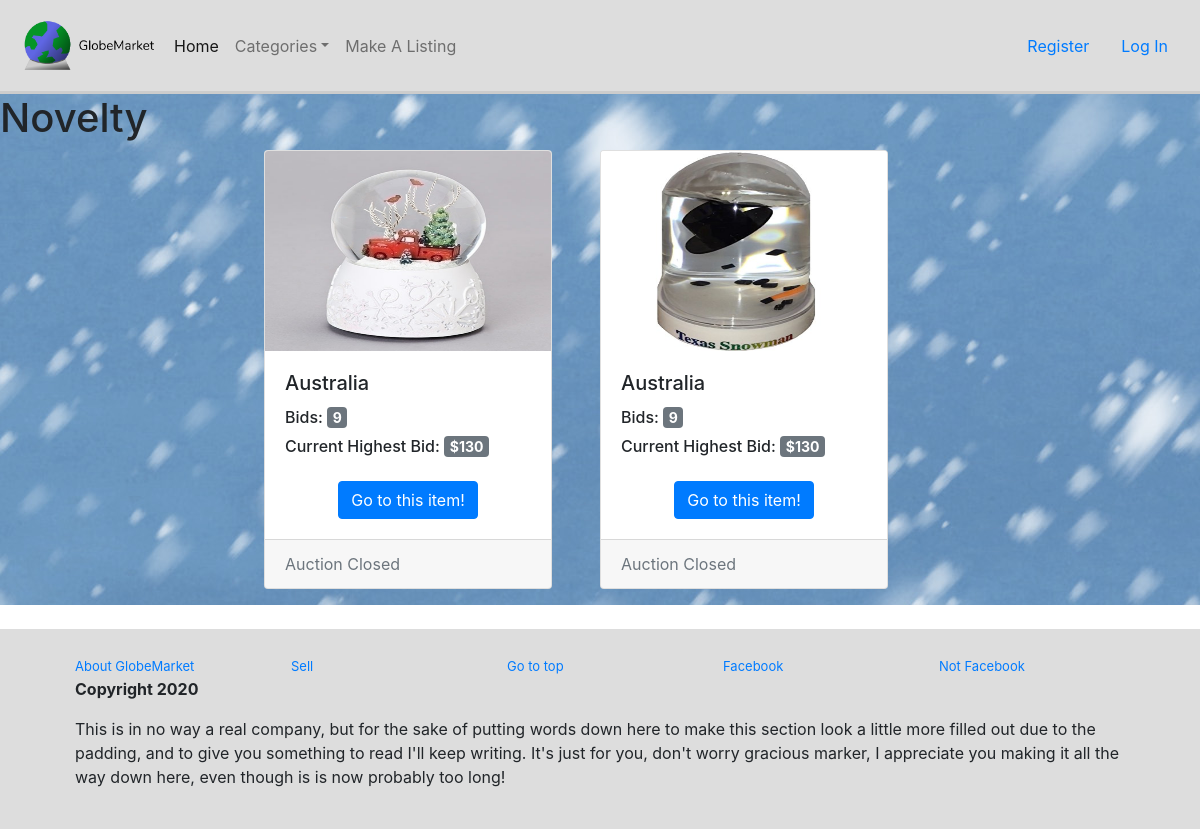
/category/novelty, run on the app's committed database.
### auction/models.py (models this page shows, shortened)
class Listing(db.Model):
    __tablename__ = 'listings'
    id = db.Column(db.Integer, primary_key=True)
    name = db.Column(db.String(80), nullable=False)
    size = db.Column(db.String(50), nullable=False)
    origin = db.Column(db.String(200), nullable=False)
    colour = db.Column(db.String(100), nullable=False)
    age = db.Column(db.Integer, nullable=False)
    category = db.Column(db.String(100), nullable=False)
    description = db.Column(db.String(200), nullable=False)
    startbid = db.Column(db.Integer, nullable=False)
    image = db.Column(db.String(400), nullable=False)
    upost = db.Column(db.String(30), db.ForeignKey('users.name'), nullable=False)
    created_at = db.Column(db.DateTime, default=datetime.now())
    status = db.Column(db.Boolean, default=True, nullable=False)

### auction/categories.py (the view)
@ bp.route('/novelty', methods=['GET', 'POST'])
def novelty():
    noveltyQuery = Listing.query.filter(Listing.category.like('Novelty')).all()
    return render_template('category.html', listings=noveltyQuery, heading='Novelty')

### auction/templates/category.html (shortened to what this page needs)
{% extends 'base.html' %}
{% block header %}
<h1>{{heading}}</h1>
{% endblock %}
{% block content %}
{% if listings %}
<div class="row justify-content-center">
    {% for listing in listings %}
    <div class="card mb-3 mr-5" style="width: 18rem;">
        <img class="card-img-top" height="200rem" src="{{listing.image}}" alt="{{listing.name}}">
        <div class="card-body">
          <h5 class="card-title">{{listing.name}}</h5>
          <h6>Bids: <span class="badge badge-secondary" style="font-size:14px;">9</span>
          </h6>
          <h6>Current Highest Bid: <span class="badge badge-secondary" style="font-size:14px;">$130</span> </h6>
          <div id="testcentre"><a href="{{url_for('listing.show', id=listing.id)}}"
              class="btn btn-primary mt-3">Go
              to this item!</a></div>
        </div>
        <div class="card-footer">
          <medium class="text-muted">Auction Closed</medium>
        </div>
      </div>
    {% endfor %}
</div>
{% endif %}
{% endblock %}

### auction/static/globestyles.css (style rules this page uses)
#testcentre { text-align: center; }

### data on the page
Listing: image (picture), name "Australia"
Listing: image (picture), name "Australia"

### other printed values
{{ heading }} "Novelty"
